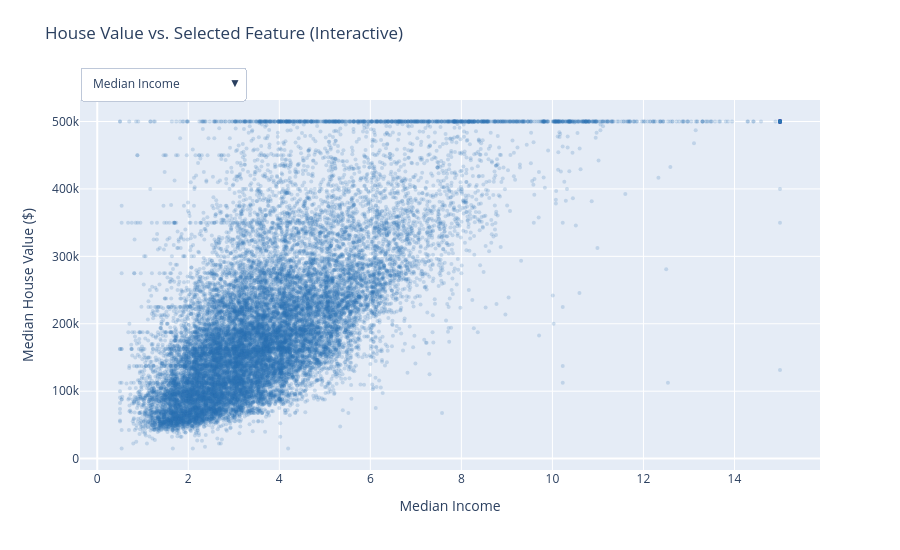

The notebook cell this image was saved under:
### Code cell
# Interactive Viz #2: Plotly — Feature vs House Value with Dropdown
import plotly.graph_objects as go

features = {
    'Median Income': 'median_income',
    'Housing Median Age': 'housing_median_age',
    'Rooms per Household': 'rooms_per_household',
    'Population Density': 'population_density'
}

fig = go.Figure()

for label, col in features.items():
    fig.add_trace(go.Scatter(
        x=df[col], y=df['median_house_value'],
        mode='markers',
        marker=dict(color='#2E75B6', opacity=0.2, size=4),
        name=label,
        visible=(label == 'Median Income')
    ))

buttons = []
for i, label in enumerate(features.keys()):
    visibility = [j == i for j in range(len(features))]
    buttons.append(dict(
        label=label,
        method='update',
        args=[{'visible': visibility},
              {'xaxis': {'title': label}}]
    ))

fig.update_layout(
    title=dict(text='House Value vs. Selected Feature (Interactive)', y=0.95),
    xaxis_title='Median Income',
    yaxis_title='Median House Value ($)',
    updatemenus=[dict(
        active=0,
        buttons=buttons,
        x=0.0, y=1.0,
        xanchor='left',
        yanchor='bottom'
    )],
    margin=dict(t=100),
    height=550
)

fig.write_html('interactive_viz2.html')
fig.show()

print("Interactive viz saved as interactive_viz2.html")

### Figure 1 — Plotly figure (JSON) as saved in the notebook; plotly's stock layout.template omitted (floating-point values rounded to 4 significant figures; data arrays with more than 128 entries replaced by an {"elided": "..."} marker saying what was removed)
{"data": [{"marker": {"color": "#2E75B6", "opacity": 0.2, "size": 4}, "mode": "markers", "name": "Median Income", "type": "scatter", "visible": true, "x": {"elided": "20640 float values"}, "y": {"elided": "20640 float values"}}, {"marker": {"color": "#2E75B6", "opacity": 0.2, "size": 4}, "mode": "markers", "name": "Housing Median Age", "type": "scatter", "visible": false, "x": {"elided": "20640 float values"}, "y": {"elided": "20640 float values"}}, {"marker": {"color": "#2E75B6", "opacity": 0.2, "size": 4}, "mode": "markers", "name": "Rooms per Household", "type": "scatter", "visible": false, "x": {"elided": "20640 float values"}, "y": {"elided": "20640 float values"}}, {"marker": {"color": "#2E75B6", "opacity": 0.2, "size": 4}, "mode": "markers", "name": "Population Density", "type": "scatter", "visible": false, "x": {"elided": "20640 float values"}, "y": {"elided": "20640 float values"}}], "layout": {"height": 550, "margin": {"t": 100}, "title": {"text": "House Value vs. Selected Feature (Interactive)", "y": 0.95}, "updatemenus": [{"active": 0, "buttons": [{"args": [{"visible": [true, false, false, false]}, {"xaxis": {"title": "Median Income"}}], "label": "Median Income", "method": "update"}, {"args": [{"visible": [false, true, false, false]}, {"xaxis": {"title": "Housing Median Age"}}], "label": "Housing Median Age", "method": "update"}, {"args": [{"visible": [false, false, true, false]}, {"xaxis": {"title": "Rooms per Household"}}], "label": "Rooms per Household", "method": "update"}, {"args": [{"visible": [false, false, false, true]}, {"xaxis": {"title": "Population Density"}}], "label": "Population Density", "method": "update"}], "x": 0, "xanchor": "left", "y": 1, "yanchor": "bottom"}], "xaxis": {"title": {"text": "Median Income"}}, "yaxis": {"title": {"text": "Median House Value ($)"}}}}
